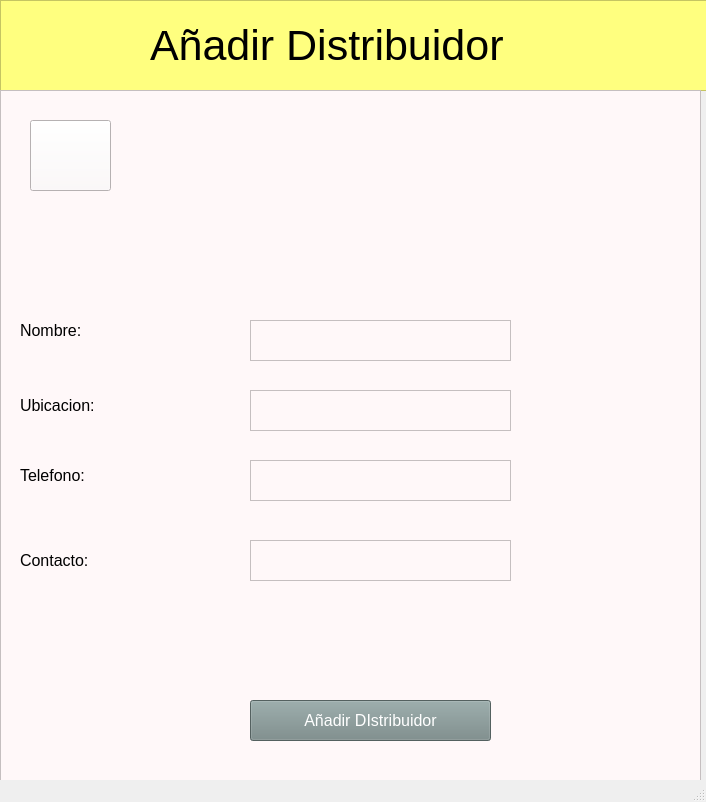
<?xml version="1.0" encoding="UTF-8"?>
<ui version="4.0">
 <class>MainWindow</class>
 <widget class="QMainWindow" name="MainWindow">
  <property name="geometry">
   <rect>
    <x>0</x>
    <y>0</y>
    <width>706</width>
    <height>802</height>
   </rect>
  </property>
  <property name="windowTitle">
   <string>MainWindow</string>
  </property>
  <widget class="QWidget" name="centralwidget">
   <widget class="QFrame" name="headerFrame">
    <property name="geometry">
     <rect>
      <x>0</x>
      <y>0</y>
      <width>711</width>
      <height>91</height>
     </rect>
    </property>
    <property name="styleSheet">
     <string notr="true">background-color: rgb(255, 255, 127);</string>
    </property>
    <property name="frameShape">
     <enum>QFrame::StyledPanel</enum>
    </property>
    <property name="frameShadow">
     <enum>QFrame::Raised</enum>
    </property>
    <widget class="QLabel" name="label_3">
     <property name="geometry">
      <rect>
       <x>150</x>
       <y>10</y>
       <width>701</width>
       <height>71</height>
      </rect>
     </property>
     <property name="font">
      <font>
       <pointsize>32</pointsize>
      </font>
     </property>
     <property name="text">
      <string>Añadir Distribuidor</string>
     </property>
    </widget>
   </widget>
   <widget class="QFrame" name="FormularioDistribuidor">
    <property name="geometry">
     <rect>
      <x>0</x>
      <y>90</y>
      <width>701</width>
      <height>721</height>
     </rect>
    </property>
    <property name="styleSheet">
     <string notr="true">background-color: rgb(255, 248, 249);</string>
    </property>
    <property name="frameShape">
     <enum>QFrame::StyledPanel</enum>
    </property>
    <property name="frameShadow">
     <enum>QFrame::Raised</enum>
    </property>
    <widget class="QLabel" name="label_12">
     <property name="geometry">
      <rect>
       <x>20</x>
       <y>230</y>
       <width>201</width>
       <height>21</height>
      </rect>
     </property>
     <property name="font">
      <font>
       <pointsize>12</pointsize>
      </font>
     </property>
     <property name="text">
      <string>Nombre:</string>
     </property>
    </widget>
    <widget class="QLabel" name="label_13">
     <property name="geometry">
      <rect>
       <x>20</x>
       <y>300</y>
       <width>131</width>
       <height>31</height>
      </rect>
     </property>
     <property name="font">
      <font>
       <pointsize>12</pointsize>
      </font>
     </property>
     <property name="text">
      <string>Ubicacion:</string>
     </property>
    </widget>
    <widget class="QLabel" name="label_19">
     <property name="geometry">
      <rect>
       <x>20</x>
       <y>460</y>
       <width>131</width>
       <height>21</height>
      </rect>
     </property>
     <property name="font">
      <font>
       <pointsize>12</pointsize>
      </font>
     </property>
     <property name="text">
      <string>Contacto:</string>
     </property>
    </widget>
    <widget class="QTextEdit" name="contactoTxt">
     <property name="geometry">
      <rect>
       <x>250</x>
       <y>450</y>
       <width>261</width>
       <height>41</height>
      </rect>
     </property>
     <property name="font">
      <font>
       <pointsize>12</pointsize>
      </font>
     </property>
     <property name="cursor" stdset="0">
      <cursorShape>IBeamCursor</cursorShape>
     </property>
    </widget>
    <widget class="QPushButton" name="addBtn">
     <property name="geometry">
      <rect>
       <x>250</x>
       <y>610</y>
       <width>241</width>
       <height>41</height>
      </rect>
     </property>
     <property name="font">
      <font>
       <pointsize>12</pointsize>
      </font>
     </property>
     <property name="cursor">
      <cursorShape>PointingHandCursor</cursorShape>
     </property>
     <property name="styleSheet">
      <string notr="true">color: rgb(255, 255, 255);
background-color: rgb(118, 136, 135);</string>
     </property>
     <property name="text">
      <string>Añadir DIstribuidor</string>
     </property>
    </widget>
    <widget class="QTextEdit" name="nombreTxt">
     <property name="geometry">
      <rect>
       <x>250</x>
       <y>230</y>
       <width>261</width>
       <height>41</height>
      </rect>
     </property>
     <property name="font">
      <font>
       <pointsize>12</pointsize>
      </font>
     </property>
     <property name="cursor" stdset="0">
      <cursorShape>IBeamCursor</cursorShape>
     </property>
    </widget>
    <widget class="QTextEdit" name="ubicacionTxt">
     <property name="geometry">
      <rect>
       <x>250</x>
       <y>300</y>
       <width>261</width>
       <height>41</height>
      </rect>
     </property>
     <property name="font">
      <font>
       <pointsize>12</pointsize>
      </font>
     </property>
     <property name="cursor" stdset="0">
      <cursorShape>IBeamCursor</cursorShape>
     </property>
    </widget>
    <widget class="QPushButton" name="regresarBtn">
     <property name="geometry">
      <rect>
       <x>30</x>
       <y>30</y>
       <width>81</width>
       <height>71</height>
      </rect>
     </property>
     <property name="cursor">
      <cursorShape>PointingHandCursor</cursorShape>
     </property>
     <property name="styleSheet">
      <string notr="true">border-image: url(:/iconos/iconoRegresar.png);</string>
     </property>
     <property name="text">
      <string/>
     </property>
    </widget>
    <widget class="QLabel" name="label_20">
     <property name="geometry">
      <rect>
       <x>20</x>
       <y>370</y>
       <width>141</width>
       <height>31</height>
      </rect>
     </property>
     <property name="font">
      <font>
       <pointsize>12</pointsize>
      </font>
     </property>
     <property name="text">
      <string>Telefono:</string>
     </property>
    </widget>
    <widget class="QTextEdit" name="telefonoTxt">
     <property name="geometry">
      <rect>
       <x>250</x>
       <y>370</y>
       <width>261</width>
       <height>41</height>
      </rect>
     </property>
     <property name="font">
      <font>
       <pointsize>12</pointsize>
      </font>
     </property>
     <property name="cursor" stdset="0">
      <cursorShape>IBeamCursor</cursorShape>
     </property>
    </widget>
    <widget class="QLabel" name="label">
     <property name="geometry">
      <rect>
       <x>290</x>
       <y>20</y>
       <width>161</width>
       <height>151</height>
      </rect>
     </property>
     <property name="styleSheet">
      <string notr="true">border-image: url(:/iconos/distribuidr.png);</string>
     </property>
     <property name="text">
      <string/>
     </property>
    </widget>
   </widget>
  </widget>
  <widget class="QStatusBar" name="statusbar"/>
 </widget>
 <resources>
  <include location="iconosAñadirDistribuidor.qrc"/>
 </resources>
 <connections/>
</ui>
